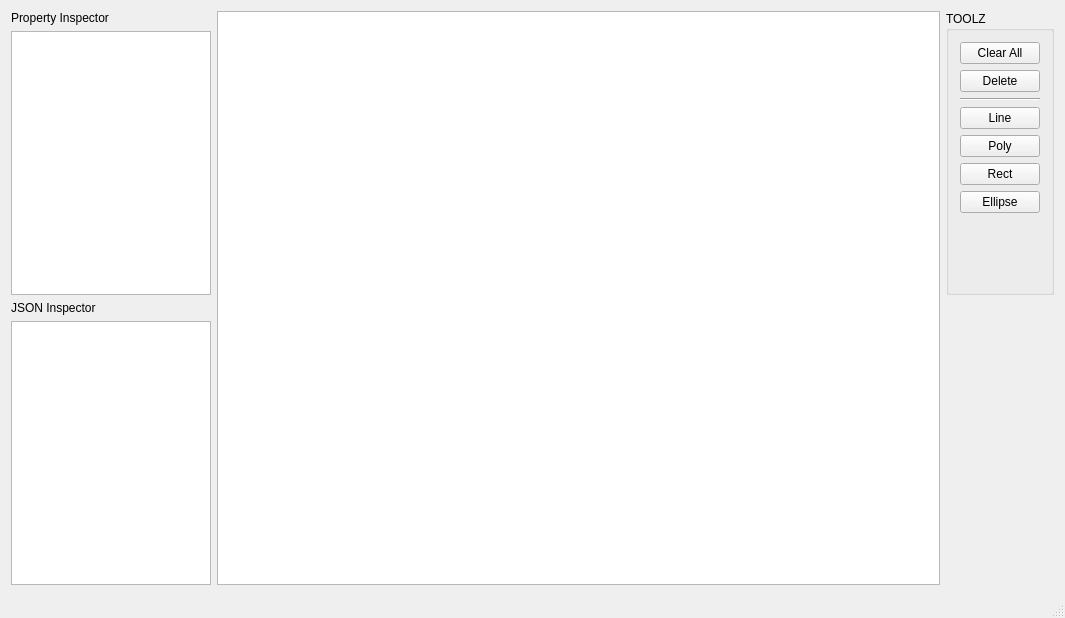
<?xml version="1.0" encoding="UTF-8"?>
<ui version="4.0">
 <class>MainWindow</class>
 <widget class="QMainWindow" name="MainWindow">
  <property name="geometry">
   <rect>
    <x>0</x>
    <y>0</y>
    <width>1065</width>
    <height>618</height>
   </rect>
  </property>
  <property name="windowTitle">
   <string>MainWindow</string>
  </property>
  <widget class="QWidget" name="centralWidget">
   <layout class="QGridLayout" name="gridLayout">
    <item row="0" column="2" rowspan="2">
     <widget class="QGroupBox" name="groupBox">
      <property name="title">
       <string>TOOLZ</string>
      </property>
      <layout class="QVBoxLayout" name="verticalLayout">
       <item>
        <widget class="QPushButton" name="clearAllButton">
         <property name="toolTip">
          <string>Clear the entire scene</string>
         </property>
         <property name="text">
          <string>Clear All</string>
         </property>
        </widget>
       </item>
       <item>
        <widget class="QPushButton" name="deleteButton">
         <property name="toolTip">
          <string>Delete selected objects</string>
         </property>
         <property name="text">
          <string>Delete</string>
         </property>
        </widget>
       </item>
       <item>
        <widget class="Line" name="line">
         <property name="orientation">
          <enum>Qt::Horizontal</enum>
         </property>
        </widget>
       </item>
       <item>
        <widget class="QPushButton" name="lineButton">
         <property name="toolTip">
          <string>Add a new line</string>
         </property>
         <property name="text">
          <string>Line</string>
         </property>
        </widget>
       </item>
       <item>
        <widget class="QPushButton" name="polyButton">
         <property name="toolTip">
          <string>Add a polygon</string>
         </property>
         <property name="text">
          <string>Poly</string>
         </property>
        </widget>
       </item>
       <item>
        <widget class="QPushButton" name="rectLine">
         <property name="toolTip">
          <string>Add a rectangle</string>
         </property>
         <property name="text">
          <string>Rect</string>
         </property>
        </widget>
       </item>
       <item>
        <widget class="QPushButton" name="ellipseButton">
         <property name="toolTip">
          <string>Add an ellipse</string>
         </property>
         <property name="text">
          <string>Ellipse</string>
         </property>
        </widget>
       </item>
       <item>
        <spacer name="verticalSpacer">
         <property name="orientation">
          <enum>Qt::Vertical</enum>
         </property>
         <property name="sizeHint" stdset="0">
          <size>
           <width>20</width>
           <height>40</height>
          </size>
         </property>
        </spacer>
       </item>
      </layout>
     </widget>
    </item>
    <item row="3" column="0">
     <widget class="QPlainTextEdit" name="json">
      <property name="maximumSize">
       <size>
        <width>200</width>
        <height>16777215</height>
       </size>
      </property>
     </widget>
    </item>
    <item row="0" column="1" rowspan="4">
     <widget class="SymbolEditorView" name="graphicsView"/>
    </item>
    <item row="1" column="0">
     <widget class="QPlainTextEdit" name="prop">
      <property name="maximumSize">
       <size>
        <width>200</width>
        <height>16777215</height>
       </size>
      </property>
     </widget>
    </item>
    <item row="0" column="0">
     <widget class="QLabel" name="label">
      <property name="text">
       <string>Property Inspector</string>
      </property>
     </widget>
    </item>
    <item row="2" column="0">
     <widget class="QLabel" name="label_2">
      <property name="text">
       <string>JSON Inspector</string>
      </property>
     </widget>
    </item>
   </layout>
  </widget>
  <widget class="QMenuBar" name="menuBar">
   <property name="geometry">
    <rect>
     <x>0</x>
     <y>0</y>
     <width>1065</width>
     <height>21</height>
    </rect>
   </property>
  </widget>
  <widget class="QStatusBar" name="statusBar"/>
 </widget>
 <layoutdefault spacing="6" margin="11"/>
 <customwidgets>
  <customwidget>
   <class>SymbolEditorView</class>
   <extends>QGraphicsView</extends>
   <header>src/viewers/symbol_editor_view.h</header>
  </customwidget>
 </customwidgets>
 <resources/>
 <connections/>
</ui>
